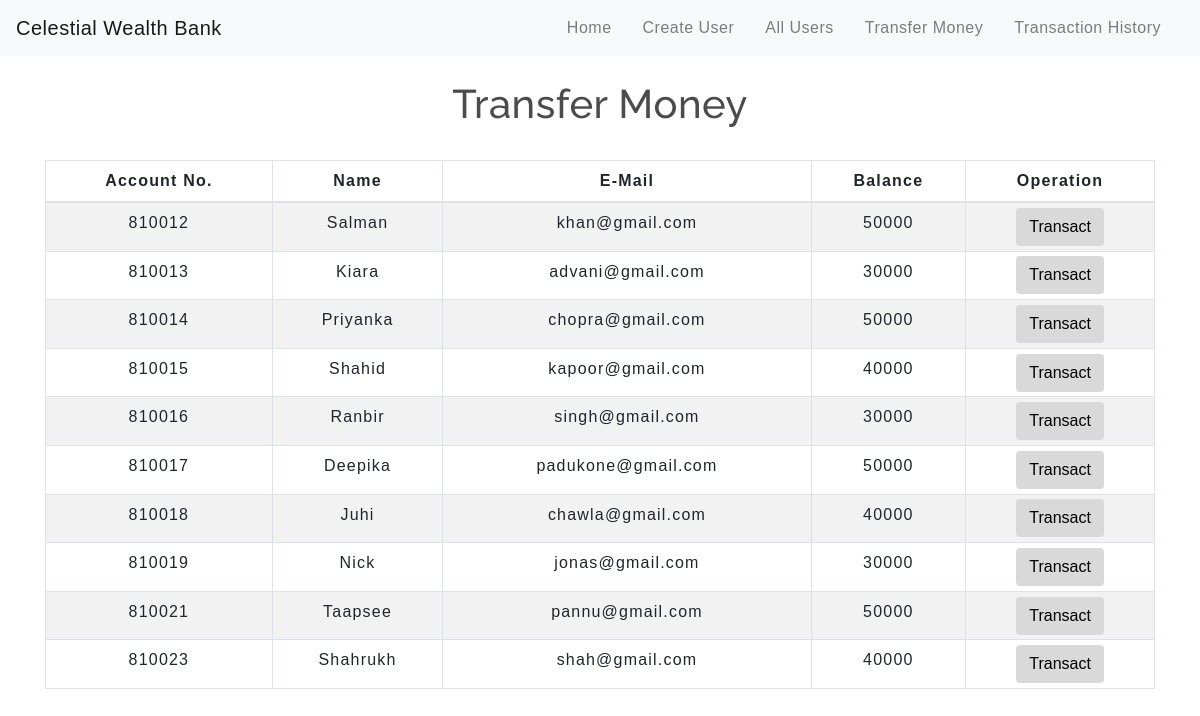
The app's page /transfermoney.php with its own data.
### tables this page shows
CREATE TABLE `users` (
  `id` int(3) NOT NULL,
  `name` text NOT NULL,
  `email` varchar(30) NOT NULL,
  `balance` int(8) NOT NULL
);

### transfermoney.php (the view, shortened to what this page needs)
<!DOCTYPE html>
<html lang="en">
<head>
    <link rel="stylesheet" href="https://maxcdn.bootstrapcdn.com/bootstrap/4.0.0/css/bootstrap.min.css">
    <link rel="stylesheet" type="text/css" href="css/table.css">
    <link rel="stylesheet" type="text/css" href="css/navbar.css">
</head>
<body>
<?php
    include('config.php');
    $sql = "SELECT * FROM users";
    $result = mysqli_query($conn,$sql);
?>
<?php
  include('navbar.php');
?>
<div class="container">
        <h2 class="text-center pt-4">Transfer Money</h2>
        <br>
            <div class="row">
                <div class="col">
                    <div class="table-responsive-sm">
                    <table class="table table-hover table-sm table-striped table-condensed table-bordered">
                        <thead>
                            <tr>
                            <th scope="col" class="text-center py-2">Account No.</th>
                            <th scope="col" class="text-center py-2">Name</th>
                            <th scope="col" class="text-center py-2">E-Mail</th>
                            <th scope="col" class="text-center py-2">Balance</th>
                            <th scope="col" class="text-center py-2">Operation</th>
                            </tr>
                        </thead>
                        <tbody>
                <?php
                    while($rows=mysqli_fetch_assoc($result)){
                ?>
                    <tr>
                        <td class="py-2"><?php echo $rows['id'] ?></td>
                        <td class="py-2"><?php echo $rows['name']?></td>
                        <td class="py-2"><?php echo $rows['email']?></td>
                        <td class="py-2"><?php echo $rows['balance']?></td>
                        <td><a href="selecteduserdetail.php?id= <?php echo $rows['id'] ;?>"> <button type="button" class="btn">Transact</button></a></td>
                    </tr>
                <?php
                    }
                ?>
                        </tbody>
                    </table>
                    </div>
                </div>
            </div>
         </div>
</body>
</html>

### css/table.css (style rules this page uses)
* { padding: 0; margin: 0; box-sizing: border-box; font-family: sans-serif; }
h2 { font-size: 40px; }
table { letter-spacing: 1.2px; }
td { text-align: center; }
button { border:none; background: #d9d9d9; transition: 1s; }

### css/navbar.css (style rules this page uses)
h2 { color: #4C4B4B; letter-spacing: 0.5px; font-family: raleway; }

### transfermoney.php (style rules this page uses)
button { transition: 1.5s; }

### records on screen
users: id "810012", name "Salman", email "khan@gmail.com", balance "50000"
users: id "810013", name "Kiara", email "advani@gmail.com", balance "30000"
users: id "810014", name "Priyanka", email "chopra@gmail.com", balance "50000"
users: id "810015", name "Shahid", email "kapoor@gmail.com", balance "40000"
users: id "810016", name "Ranbir", email "singh@gmail.com", balance "30000"
users: id "810017", name "Deepika", email "padukone@gmail.com", balance "50000"
users: id "810018", name "Juhi", email "chawla@gmail.com", balance "40000"
users: id "810019", name "Nick", email "jonas@gmail.com", balance "30000"
users: id "810021", name "Taapsee", email "pannu@gmail.com", balance "50000"
users: id "810023", name "Shahrukh", email "shah@gmail.com", balance "40000"
